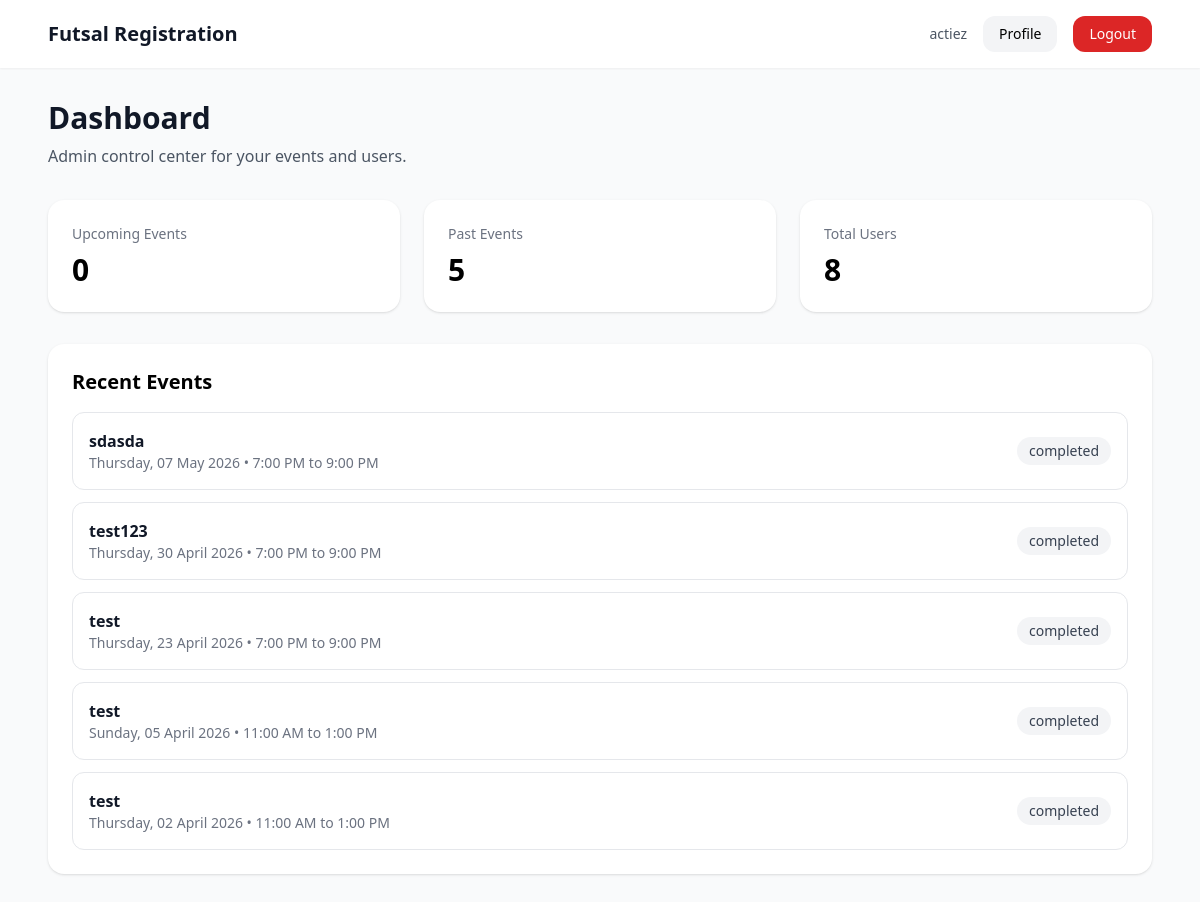
The app's page /dashboard/ (signed in), older data.
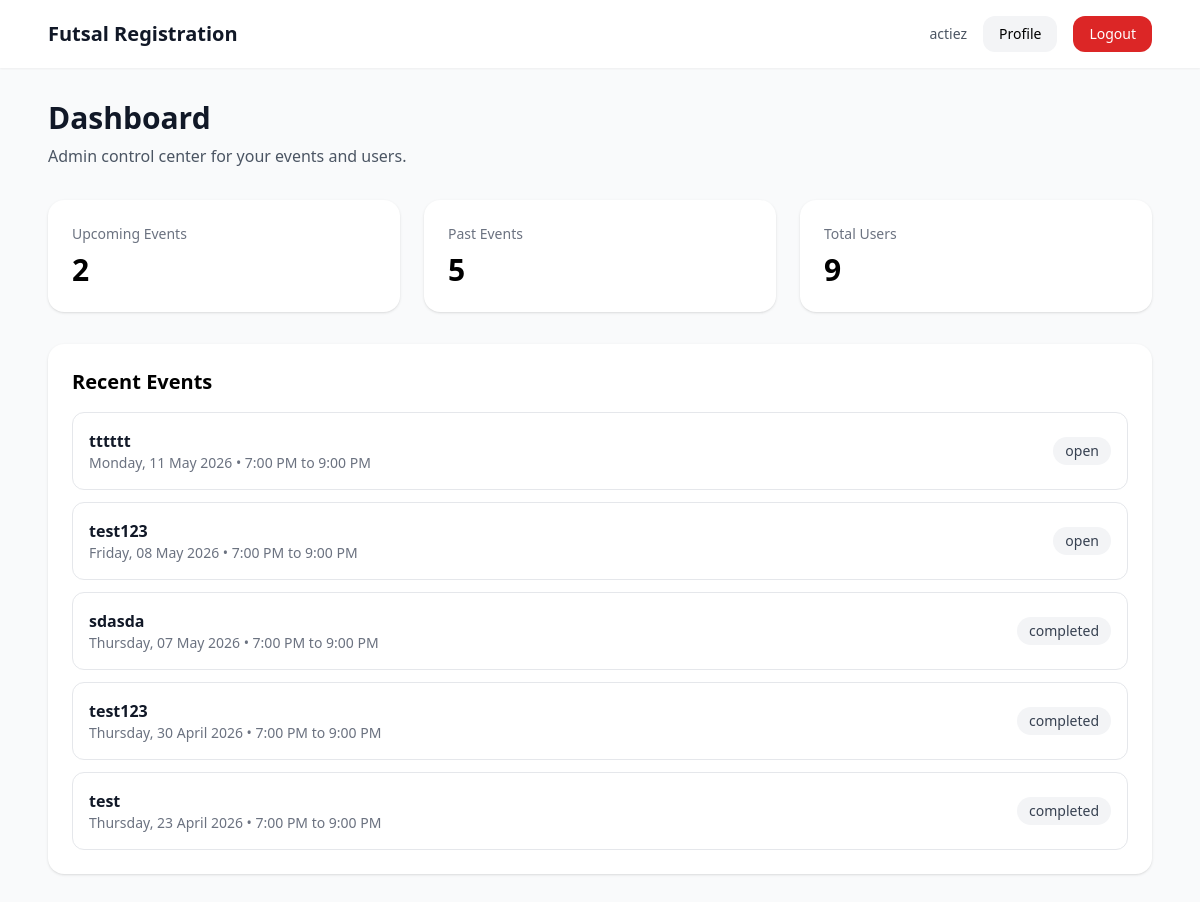
The same page, newer data.
### events/models.py (models this page shows, shortened)
class Event(models.Model):
    STATUS_DRAFT = "draft"
    STATUS_OPEN = "open"
    STATUS_FINALIZED = "finalized"
    STATUS_COMPLETED = "completed"
    STATUS_CANCELLED = "cancelled"
    STATUS_CHOICES = [
        (STATUS_DRAFT, "Draft"),
        (STATUS_OPEN, "Open"),
        (STATUS_FINALIZED, "Finalized"),
        (STATUS_COMPLETED, "Completed"),
        (STATUS_CANCELLED, "Cancelled"),
    ]
    registration_token = models.UUIDField(
        default=uuid.uuid4,
        unique=True,
        editable=False,
    )
    event_code = models.CharField(
        max_length=20,
        unique=True,
        default=generate_event_code,
        editable=False,
    )
    title = models.CharField(max_length=255)
    start_datetime = models.DateTimeField()
    end_datetime = models.DateTimeField()
    location = models.CharField(max_length=255)
    amount_payable = models.DecimalField(max_digits=8, decimal_places=2)
    playing_slots = models.PositiveIntegerField(default=15)
    waiting_slots = models.PositiveIntegerField(default=5)
    backup_slots = models.PositiveIntegerField(default=3)
    is_private = models.BooleanField(
        default=False,
        help_text="Private events are hidden from the public event list but accessible by registration link.",
    )
    status = models.CharField(
        max_length=20,
        choices=STATUS_CHOICES,
        default=STATUS_DRAFT,
    )
    created_by = models.ForeignKey(
        settings.AUTH_USER_MODEL,
        on_delete=models.SET_NULL,
        null=True,
        related_name="created_events",
    )
    created_at = models.DateTimeField(auto_now_add=True)
    updated_at = models.DateTimeField(auto_now=True)
    class Meta:
        ordering = ["start_datetime"]
    @property
    def weekday_display(self):
        local_start = timezone.localtime(self.start_datetime)
        return local_start.strftime("%A")
    @property
    def date_display(self):
        local_start = timezone.localtime(self.start_datetime)
        return local_start.strftime("%d %B %Y")
    @property
    def time_range_display(self):
        local_start = timezone.localtime(self.start_datetime)
        local_end = timezone.localtime(self.end_datetime)
        start = local_start.strftime("%I:%M %p").lstrip("0")
        end = local_end.strftime("%I:%M %p").lstrip("0")
        return f"{start} to {end}"
    @property
    def effective_status(self):
        from registrations.models import EventRegistration
        now = timezone.now()
        if now >= self.end_datetime:
            return "completed"
        playing_count = self.registrations.filter(
            status=EventRegistration.STATUS_PLAYING
        ).count()
        waiting_count = self.registrations.filter(
            status=EventRegistration.STATUS_WAITING
        ).count()
        if playing_count >= self.playing_slots and waiting_count >= self.waiting_slots:
            return "full"
        if playing_count >= self.playing_slots:
            return "playing_full"
        return "open"

### dashboard/views.py (the view)
# urls.py: path("", DashboardView.as_view(), name="dashboard"),
class DashboardView(AdminRequiredMixin, TemplateView):
    template_name = "dashboard/home.html"
    def get_context_data(self, **kwargs):
        context = super().get_context_data(**kwargs)
        now = timezone.now()
        context["upcoming_events_count"] = Event.objects.filter(start_datetime__gt=now).count()
        context["past_events_count"] = Event.objects.filter(end_datetime__lt=now).count()
        context["total_users_count"] = User.objects.count()
        context["recent_events"] = Event.objects.order_by("-start_datetime")[:5]
        return context

### core/mixins.py (called while the page is built)
    def dispatch(self, request, *args, **kwargs):
        if not request.user.is_authenticated:
            return redirect("login")
        if not (request.user.is_staff or request.user.is_superuser):
            return redirect("player_home")
        return super().dispatch(request, *args, **kwargs)

### templates/dashboard/home.html
{% extends "base.html" %}
{% block content %}
<div class="mb-8">
    <h1 class="text-3xl font-bold text-gray-900">Dashboard</h1>
    <p class="text-gray-600 mt-2">Admin control center for your events and users.</p>
</div>
<div class="grid grid-cols-1 md:grid-cols-3 gap-6 mb-8">
    <div class="bg-white rounded-2xl shadow p-6">
        <div class="text-sm text-gray-500">Upcoming Events</div>
        <div class="text-3xl font-bold mt-2">{{ upcoming_events_count }}</div>
    </div>
    <div class="bg-white rounded-2xl shadow p-6">
        <div class="text-sm text-gray-500">Past Events</div>
        <div class="text-3xl font-bold mt-2">{{ past_events_count }}</div>
    </div>
    <div class="bg-white rounded-2xl shadow p-6">
        <div class="text-sm text-gray-500">Total Users</div>
        <div class="text-3xl font-bold mt-2">{{ total_users_count }}</div>
    </div>
</div>
<div class="bg-white rounded-2xl shadow p-6">
    <h2 class="text-xl font-semibold mb-4">Recent Events</h2>
    {% if recent_events %}
        <div class="space-y-3">
            {% for event in recent_events %}
                <div class="border rounded-xl p-4 flex items-center justify-between">
                    <div>
                        <div class="font-semibold text-gray-900">{{ event.title }}</div>
                        <div class="text-sm text-gray-500">
                            {{ event.weekday_display }}, {{ event.date_display }} • {{ event.time_range_display }}
                        </div>
                    </div>
                    <div class="text-sm px-3 py-1 rounded-full bg-gray-100 text-gray-700">
                        {{ event.effective_status }}
                    </div>
                </div>
            {% endfor %}
        </div>
    {% else %}
        <p class="text-gray-500">No events yet.</p>
    {% endif %}
</div>
{% endblock %}

Row changes from the older to the newer data that the page shows:
no longer on this page (row edited): Event: title "test", weekday_display "Sunday", date_display "05 April 2026", time_range_display "11:00 AM to 1:00 PM", effective_status "completed"
no longer on this page (row edited): Event: title "test", weekday_display "Thursday", date_display "02 April 2026", time_range_display "11:00 AM to 1:00 PM", effective_status "completed"
added Event: title "tttttt", weekday_display "Monday", date_display "11 May 2026", time_range_display "7:00 PM to 9:00 PM", effective_status "open"
added Event: title "test123", weekday_display "Friday", date_display "08 May 2026", time_range_display "7:00 PM to 9:00 PM", effective_status "open"
Text that changed along with them:
{{ upcoming_events_count }}: "0" → "2"
{{ total_users_count }}: "8" → "9"
